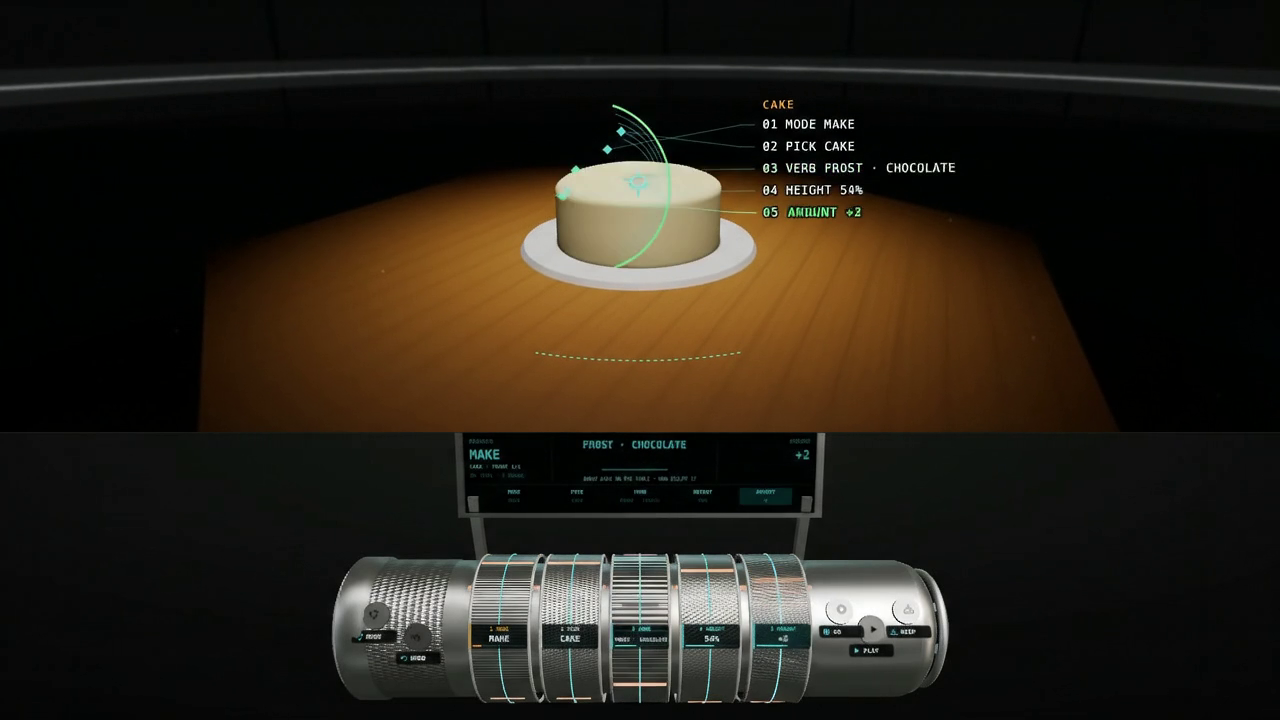
#> input picture frame 24 of BDAY TRAINING/Birthday_cake_frosting_changing_…_56e3804b.mp4, 1280 x 720 px, given in place of src.mp4, which was not available
$ python shots.py
#> lines starting #> are read from the running program, lines starting #| are printed output that depends on the picture
import cv2, numpy as np, json
cap=cv2.VideoCapture('src.mp4'); fps=cap.get(cv2.CAP_PROP_FPS)
prev=None; i=0; d=[]
while True:
    ok,f=cap.read()
#> f is the input picture: shape (720, 1280, 3); mean B, G, R 23, 32.3, 38.4
    if not ok: break
    s=cv2.resize(f,(64,36),interpolation=cv2.INTER_AREA)
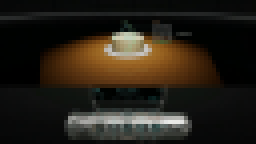
#> s: shape (36, 64, 3) (shown 4 times larger); mean B, G, R 23, 32.3, 38.4
    h=cv2.calcHist([cv2.cvtColor(s,cv2.COLOR_BGR2HSV)],[0,1,2],None,[8,4,4],[0,180,0,256,0,256]); h=cv2.normalize(h,h).flatten()
#> after `h = cv2.normalize(h, h).flatten()`: h = 128 values, max 0.536 at index 0, min 0 at index 7, mean 0.0287
    if prev is not None:
        hd=cv2.compareHist(prev[1],h,cv2.HISTCMP_BHATTACHARYYA)
        pd=np.abs(prev[0].astype(float)-s.astype(float)).mean()/255
        d.append((i,hd,pd))
    prev=(s,h); i+=1
d=np.array(d); np.save('diff.npy',d); print(i,fps)
# adaptive: cut if pd large relative to local median
pd=d[:,2]; hd=d[:,1]
cuts=[]
for k in range(len(d)):
    lo=max(0,k-12); hi=min(len(d),k+13)
    loc=np.median(np.r_[pd[lo:k],pd[k+1:hi]]) if hi-lo>2 else 0
    if pd[k]>0.10 and pd[k]>4*loc+0.03 or hd[k]>0.55:
        if not cuts or d[k,0]-cuts[-1]>8: cuts.append(int(d[k,0])+1)
print(len(cuts)); print([round(c/fps,2) for c in cuts])
json.dump({'fps':fps,'cuts':cuts},open('cuts.json','w'))

$ run again, starting later in the video
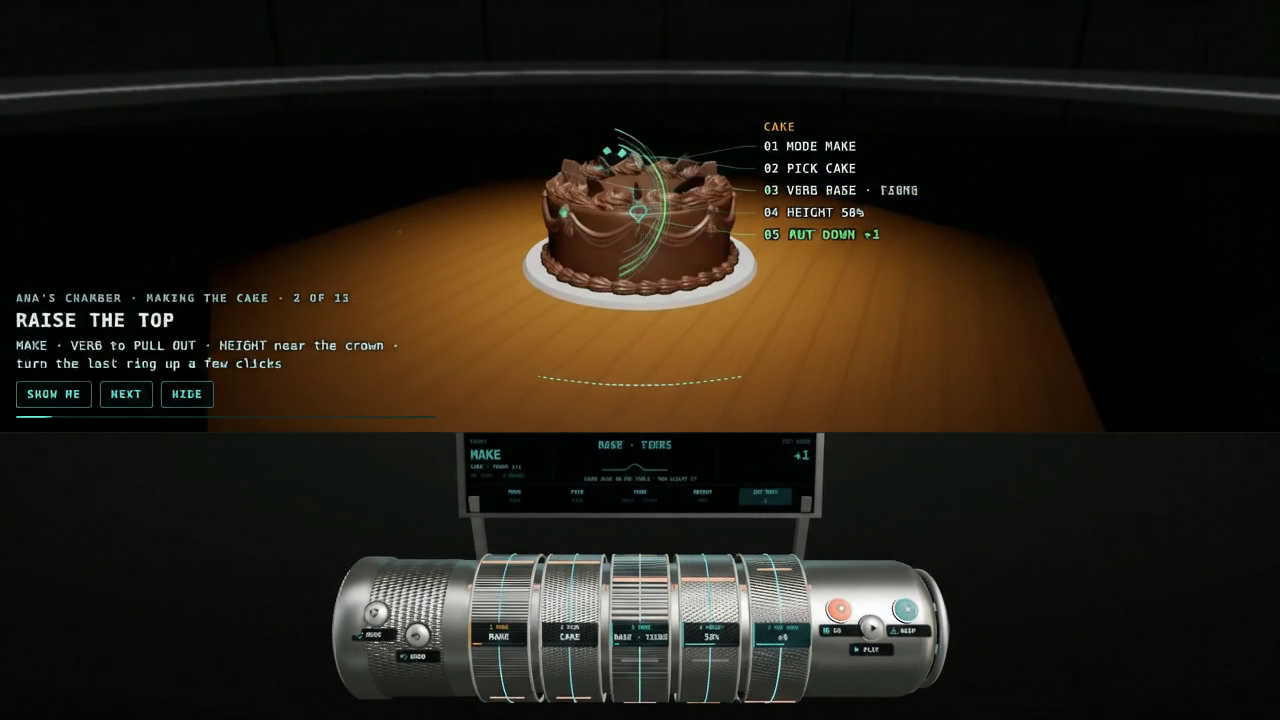
#> input picture frame 108 of BDAY TRAINING/Birthday_cake_frosting_changing_…_56e3804b.mp4, 1280 x 720 px, given in place of src.mp4, which was not available
#> f is the input picture: shape (720, 1280, 3); mean B, G, R 22.1, 30.9, 36.9
#> `s=cv2.resize(f,(64,36),interpolation=cv2.INTER_AREA)`:
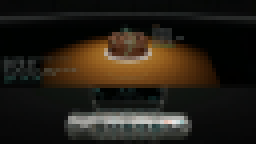
#> s: shape (36, 64, 3) (shown 4 times larger); mean B, G, R 22.1, 30.9, 36.9
#> h = 128 values, max 0.525 at index 0, min 0 at index 7, mean 0.0297

$ run again, starting later in the video
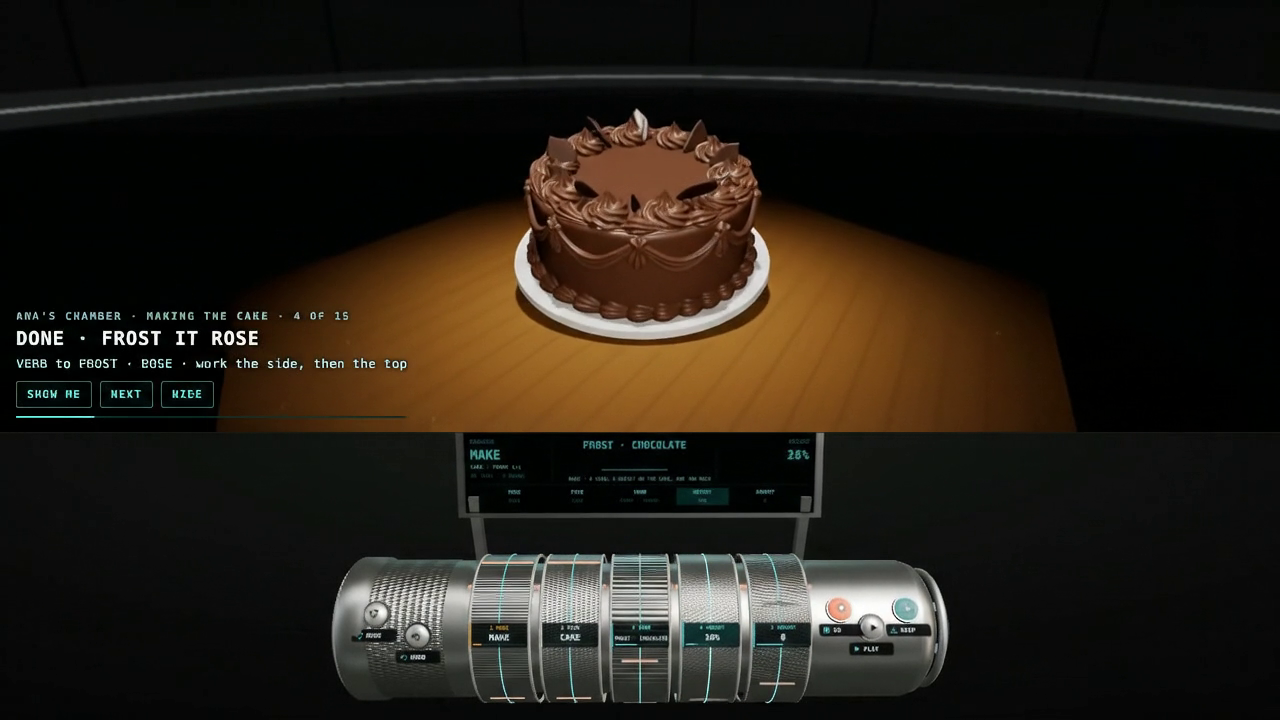
#> input picture frame 192 of BDAY TRAINING/Birthday_cake_frosting_changing_…_56e3804b.mp4, 1280 x 720 px, given in place of src.mp4, which was not available
#> f is the input picture: shape (720, 1280, 3); mean B, G, R 21.9, 30, 36
#> `s=cv2.resize(f,(64,36),interpolation=cv2.INTER_AREA)`:
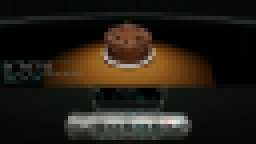
#> s: shape (36, 64, 3) (shown 4 times larger); mean B, G, R 21.9, 30, 35.9
#> h = 128 values, max 0.546 at index 0, min 0 at index 7, mean 0.0295
